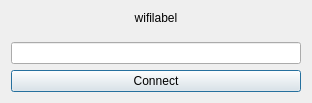
<?xml version="1.0" encoding="UTF-8"?>
<ui version="4.0">
 <class>WifiPasswordDialog</class>
 <widget class="QDialog" name="WifiPasswordDialog">
  <property name="geometry">
   <rect>
    <x>0</x>
    <y>0</y>
    <width>312</width>
    <height>103</height>
   </rect>
  </property>
  <property name="windowTitle">
   <string>Lubuntu</string>
  </property>
  <property name="windowIcon">
   <iconset theme="system-software-install"/>
  </property>
  <property name="styleSheet">
   <string notr="true"/>
  </property>
  <layout class="QVBoxLayout" name="verticalLayout">
   <item>
    <widget class="QLabel" name="wifiLabel">
     <property name="styleSheet">
      <string notr="true">color: rgb(0, 0, 0);</string>
     </property>
     <property name="text">
      <string>wifilabel</string>
     </property>
     <property name="alignment">
      <set>Qt::AlignCenter</set>
     </property>
    </widget>
   </item>
   <item>
    <spacer name="verticalSpacer">
     <property name="orientation">
      <enum>Qt::Vertical</enum>
     </property>
     <property name="sizeHint" stdset="0">
      <size>
       <width>20</width>
       <height>40</height>
      </size>
     </property>
    </spacer>
   </item>
   <item>
    <widget class="QLineEdit" name="passwordBox">
     <property name="text">
      <string/>
     </property>
    </widget>
   </item>
   <item>
    <widget class="QPushButton" name="connectButton">
     <property name="text">
      <string>Connect</string>
     </property>
    </widget>
   </item>
  </layout>
 </widget>
 <resources/>
 <connections/>
</ui>
